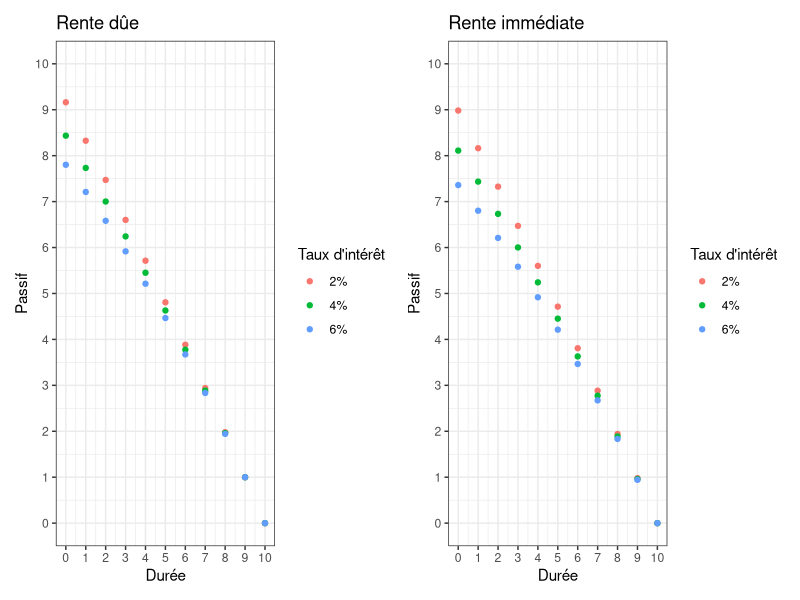
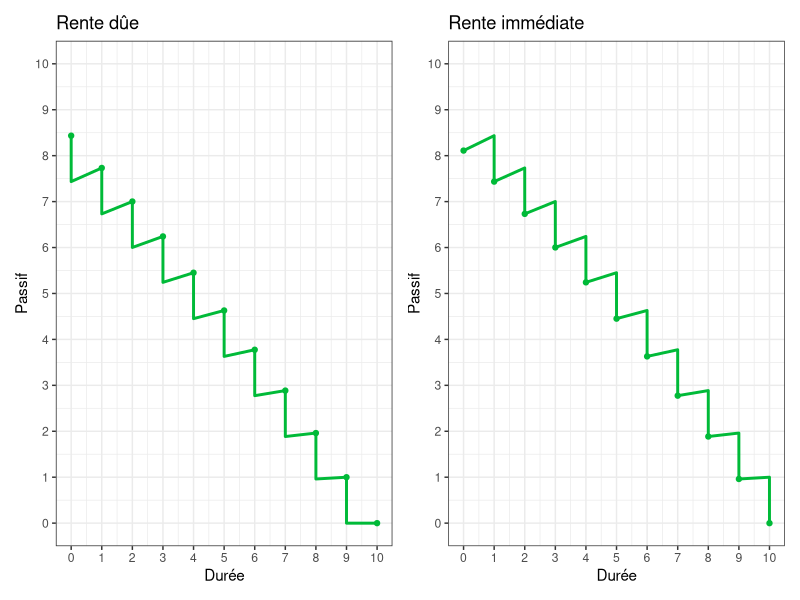
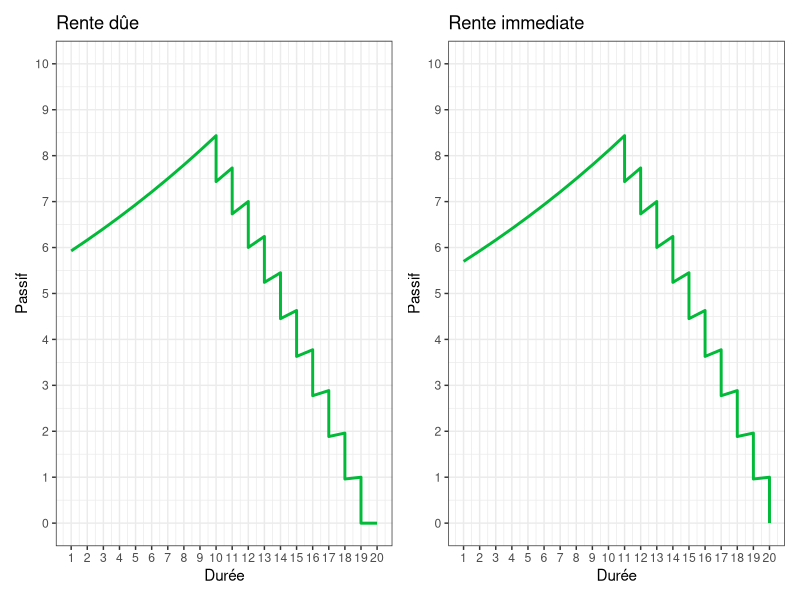
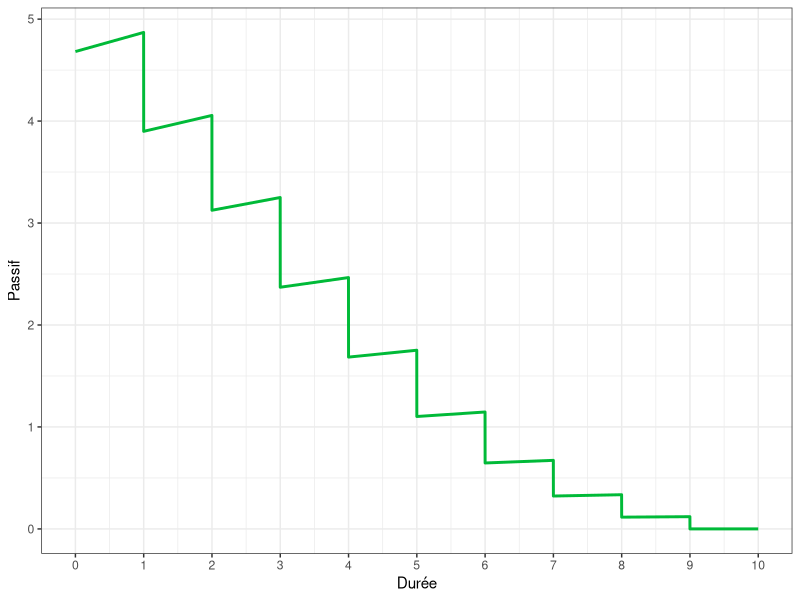
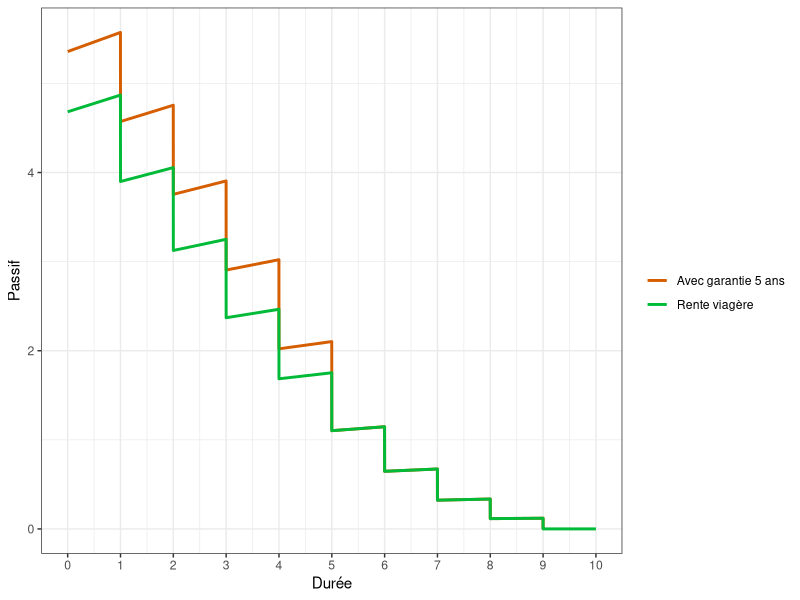
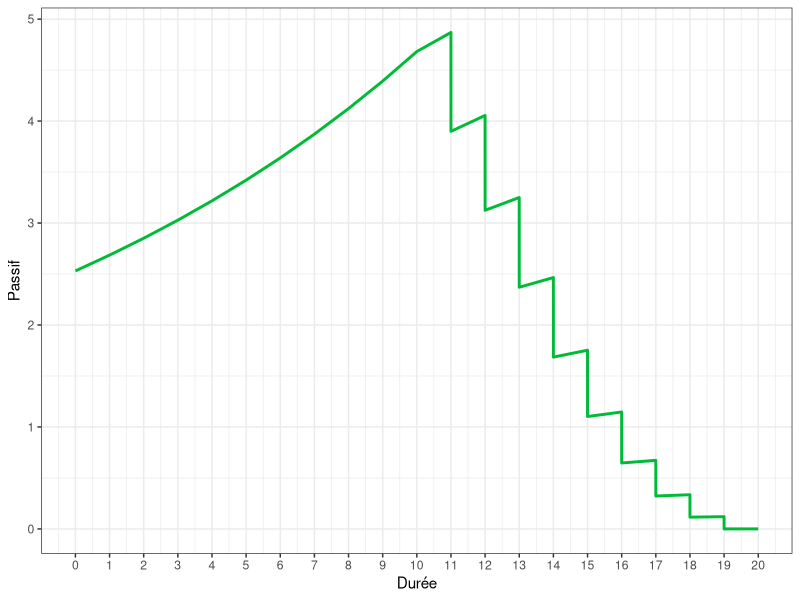
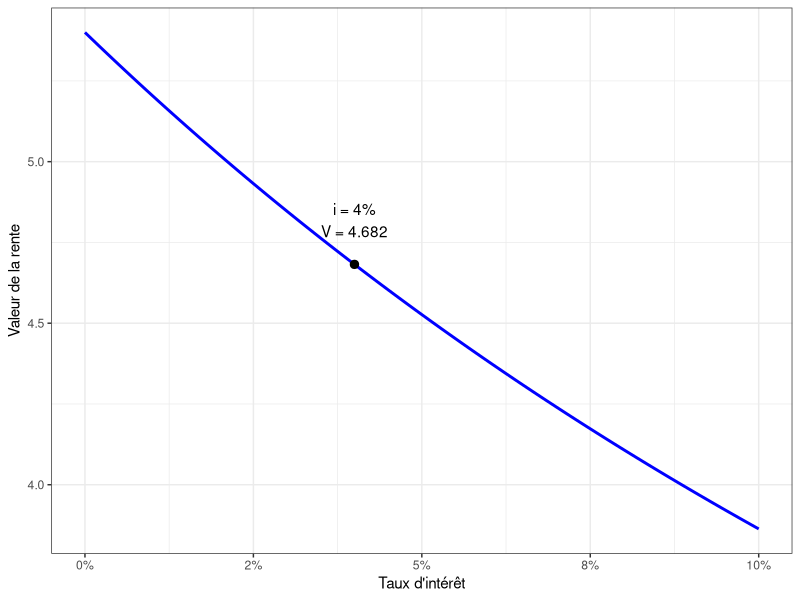

The R source for these figures, in order:
## ---- chunk 1
#| code-fold: true
#| echo: false
#| message: false
#| warning: false
#| fig-height: 4.8
#| fig-width: 11
#| fig-align: center

library(dplyr)
library(tidyr)
library(kableExtra)
library(tibble)

n <- 9

df <- tibble(
  duree_num = 0:n,
  duree = as.character(0:n)
)

# Taux d'actualisation
v2 <- 1 / 1.02
v4 <- 1 / 1.04
v6 <- 1 / 1.06

# ------------------------------------------------------------
# Tableau des rentes dues
# ------------------------------------------------------------
df_due <- df %>%
  mutate(
    vt_2 = v2^duree_num,
    rente_2 = v2^duree_num,
    vt_4 = v4^duree_num,
    rente_4 = v4^duree_num,
    vt_6 = v6^duree_num,
    rente_6 = v6^duree_num
  )

tot_due <- tibble(
  duree_num = NA,
  duree = "Total",
  vt_2 = NA,
  rente_2 = sum(v2^(0:n)),
  vt_4 = NA,
  rente_4 = sum(v4^(0:n)),
  vt_6 = NA,
  rente_6 = sum(v6^(0:n))
)

tab_due <- bind_rows(df_due, tot_due) %>%
  select(-duree_num) %>%
  mutate(across(-duree, ~ round(.x, 6))) %>%
  mutate(across(-duree, ~ replace_na(as.character(.x), "")))

tab_due %>%
  kbl(
    align = "c",
    col.names = c(
      "Temps (t)",
      "v<sup>t</sup>", "Rente due",
      "v<sup>t</sup>", "Rente due",
      "v<sup>t</sup>", "Rente due"
    ),
    escape = FALSE
  ) %>%
  add_header_above(
    c(
      " " = 1,
      "2%" = 2,
      "4%" = 2,
      "6%" = 2
    ),
    escape = FALSE
  ) %>%
  kable_styling(
    bootstrap_options = c("striped", "hover", "condensed"),
    full_width = FALSE,
    position = "center"
  )
## ---- chunk 2
#| code-fold: true
#| echo: false
#| message: false
#| warning: false
#| fig-height: 4.8
#| fig-width: 11
#| fig-align: center

# ------------------------------------------------------------
# Tableau des rentes immédiates
# ------------------------------------------------------------
df_imm <- df %>%
  mutate(
    vt_2 = v2^(duree_num + 1),
    rente_2 = v2^(duree_num + 1),
    vt_4 = v4^(duree_num + 1),
    rente_4 = v4^(duree_num + 1),
    vt_6 = v6^(duree_num + 1),
    rente_6 = v6^(duree_num + 1)
  )

tot_imm <- tibble(
  duree_num = NA,
  duree = "Total",
  vt_2 = NA,
  rente_2 = sum(v2^(1:(n + 1))),
  vt_4 = NA,
  rente_4 = sum(v4^(1:(n + 1))),
  vt_6 = NA,
  rente_6 = sum(v6^(1:(n + 1)))
)

tab_imm <- bind_rows(df_imm, tot_imm) %>%
  select(-duree_num) %>%
  mutate(across(-duree, ~ round(.x, 6))) %>%
  mutate(across(-duree, ~ replace_na(as.character(.x), "")))

tab_imm %>%
  kbl(
    align = "c",
    col.names = c(
      "Temps (t)",
      "v<sup>t+1</sup>", "Rente immédiate",
      "v<sup>t+1</sup>", "Rente immédiate",
      "v<sup>t+1</sup>", "Rente immédiate"
    ),
    escape = FALSE
  ) %>%
  add_header_above(
    c(
      " " = 1,
      "2%" = 2,
      "4%" = 2,
      "6%" = 2
    ),
    escape = FALSE
  ) %>%
  kable_styling(
    bootstrap_options = c("striped", "hover", "condensed"),
    full_width = FALSE,
    position = "center"
  )


## ---- chunk 3
#| code-fold: true
#| echo: false
#| message: false
#| warning: false
#| fig-height: 4
#| fig-width: 14
#| fig-align: center

library(dplyr)
library(tidyr)
library(ggplot2)

n <- 10

v2 <- 1 / 1.02
v4 <- 1 / 1.04
v6 <- 1 / 1.06

df_passif0 <- tibble(
  t = 0:n
) %>%
  mutate(
    due_2 = sapply(t, function(t) {
      k <- n - t
      if (k <= 0) return(0)
      sum(v2^(0:(k - 1)))
    }),
    due_4 = sapply(t, function(t) {
      k <- n - t
      if (k <= 0) return(0)
      sum(v4^(0:(k - 1)))
    }),
    due_6 = sapply(t, function(t) {
      k <- n - t
      if (k <= 0) return(0)
      sum(v6^(0:(k - 1)))
    })
  )

df_passif_long <- df_passif0 %>%
  pivot_longer(
    cols = -t,
    names_to = "taux",
    values_to = "passif"
  ) %>%
  mutate(
    taux = recode(
      taux,
      due_2 = "2%",
      due_4 = "4%",
      due_6 = "6%"
    )
  )

p1 <- ggplot(df_passif_long, aes(x = t, y = passif, color = taux)) +
 # geom_line() +
  geom_point() +
  scale_x_continuous(breaks = 0:n) +
  scale_y_continuous(limits = c(0, 10), breaks = seq(0, 10, 1)) +
  labs(
    x = "Durée",
    y = "Passif",
    color = "Taux d'intérêt",
    title = "Rente dûe"
  ) +
  theme_bw()

###

library(dplyr)
library(tidyr)
library(ggplot2)

n <- 10

v2 <- 1 / 1.02
v4 <- 1 / 1.04
v6 <- 1 / 1.06

df_passif <- tibble(
  t = 0:n
) %>%
  mutate(
    imm_2 = sapply(t, function(t) {
      k <- n - t
      if (k <= 0) return(0)
      sum(v2^(1:k))
    }),
    imm_4 = sapply(t, function(t) {
      k <- n - t
      if (k <= 0) return(0)
      sum(v4^(1:k))
    }),
    imm_6 = sapply(t, function(t) {
      k <- n - t
      if (k <= 0) return(0)
      sum(v6^(1:k))
    })
  )

df_passif_long <- df_passif %>%
  pivot_longer(
    cols = -t,
    names_to = "taux",
    values_to = "passif"
  ) %>%
  mutate(
    taux = recode(
      taux,
      imm_2 = "2%",
      imm_4 = "4%",
      imm_6 = "6%"
    )
  )

p2 <- ggplot(df_passif_long, aes(x = t, y = passif, color = taux)) +
 # geom_line() +
  geom_point() +
  scale_x_continuous(breaks = 0:n) +
  scale_y_continuous(limits = c(0, 10), breaks = seq(0, 10, 1)) +
  labs(
    x = "Durée",
    y = "Passif",
    color = "Taux d'intérêt",
    title = "Rente immédiate"
  ) +
  theme_bw()


library(patchwork)

p1 | p2
## ---- chunk 4
#| code-fold: true
#| echo: false
#| message: false
#| warning: false
#| fig-height: 4
#| fig-width: 14
#| fig-align: center

df_passif1 <- df_passif0 %>%
  select(t, due_4) %>%
  mutate(t = t + 0.9999) %>%
  mutate(t=t-1)

df_passif2 <- df_passif0 %>%
  #filter(t != 10-1) %>%
  select(t, due_4) %>%
  mutate(due_4 = due_4 - 1,
          t = t + 1) %>%
  mutate(t=t-1)

df_passif3 <- rbind(df_passif1, df_passif2) %>%
  arrange(t) 

p3 <- ggplot() +
  geom_line(data=df_passif3, aes(x = t, y = due_4), color="#00BA38", linewidth = 1) +
  geom_point(data=df_passif1, aes(x = t, y = due_4),  color="#00BA38") +
  scale_x_continuous(breaks = 0:n) +
  scale_y_continuous(limits = c(0, 10), breaks = seq(0, 10, 1)) +
  labs(
    x = "Durée",
    y = "Passif",
    title = "Rente dûe"
  ) +
  theme_bw()

###

df_passif1b <- df_passif %>%
  select(t, imm_4) %>%
  mutate(t = t + 0.9999) %>%
  mutate(t = t-1)

df_passif2b <- df_passif1b %>%
  filter(t!=0.9999-1) %>%
  mutate(t = t -0.0009, 
         imm_4 = imm_4 +1)

df_passif3b <- rbind(df_passif1b, df_passif2b) %>%
  arrange(t) 

p4 <- ggplot() +
  geom_line(data=df_passif3b, aes(x = t, y = imm_4), color="#00BA38", linewidth = 1) +
  geom_point(data=df_passif1b, aes(x = t, y = imm_4),  color="#00BA38") +
  scale_x_continuous(breaks = 0:n) +
  scale_y_continuous(limits = c(0, 10), breaks = seq(0, 10, 1)) +
  labs(
    x = "Durée",
    y = "Passif",
    title = "Rente immédiate"
  ) +
  theme_bw()

library(patchwork)

p3 | p4

## ---- chunk 5
#| code-fold: true
#| echo: false
#| message: false
#| warning: false
#| fig-height: 4
#| fig-width: 14
#| fig-align: center

library(dplyr)

t <- 1:10

df1 <- tibble(
  t = t,
  due_4 = 5.698608 * (1.04)^t
)

df_passif1 <- df_passif1 %>% mutate(t = t+10)
df_passif3 <- df_passif3 %>% mutate(t = t+10)

df_passif3 <- rbind(df1, df_passif3)

p3 <- ggplot() +
  geom_line(data=df_passif3, aes(x = t, y = due_4), color="#00BA38", linewidth = 1) +
#  geom_point(data=df_passif1, aes(x = t, y = due_4),  color="#00BA38") +
  scale_x_continuous(breaks = 0:20) +
  scale_y_continuous(limits = c(0, 10), breaks = seq(0, 10, 1)) +
  labs(
    x = "Durée",
    y = "Passif",
    title = "Rente dûe"
  ) +
  theme_bw()

###


df2 <- tibble(
  t = t,
  imm_4 = 5.479431 * (1.04)^t
)

df_passif1b <- df_passif1b %>% mutate(t = t+10)
df_passif3b <- df_passif3b %>% mutate(t = t+10)

df_passif3b <- rbind(df2, df_passif3b)

p4 <- ggplot() +
  geom_line(data=df_passif3b, aes(x = t, y = imm_4), color="#00BA38", linewidth = 1) +
#  geom_point(data=df_passif1, aes(x = t, y = imm4_4),  color="#00BA38") +
  scale_x_continuous(breaks = 0:20) +
  scale_y_continuous(limits = c(0, 10), breaks = seq(0, 10, 1)) +
  labs(
    x = "Durée",
    y = "Passif",
    title = "Rente immediate"
  ) +
  theme_bw()

library(patchwork)

p3 | p4

## ---- chunk 6
#| code-fold: true
#| echo: false
#| message: false
#| warning: false
#| fig-height: 4.8
#| fig-width: 9
#| fig-align: center

library(dplyr)
library(tidyr)
library(tibble)
library(kableExtra)

n <- 9
i <- 0.04
v <- 1 / (1 + i)

px <- c(
  0.970000,
  0.930000,
  0.880000,
  0.780000,
  0.650000,
  0.500000,
  0.350000,
  0.220000,
  0.120000,
  0.000000
)

df <- tibble(
  t = 0:n,
  duree = as.character(0:n),
  survie = px,
  vt = v^(t + 1),
  rente_immediate = survie * vt
)

tot <- tibble(
  t = NA,
  duree = "Total",
  survie = NA,
  vt = NA,
  rente_immediate = sum(df$rente_immediate, na.rm = TRUE)
)

tab_rente_viagere <- bind_rows(df, tot) %>%
  select(duree, vt, survie, rente_immediate) %>%
  mutate(
    vt = ifelse(is.na(vt), NA, round(vt, 6)),
    survie = ifelse(is.na(survie), NA, round(survie, 6)),
    rente_immediate = ifelse(
      is.na(rente_immediate),
      NA,
      formatC(rente_immediate, format = "f", digits = 6)
    )
  ) %>%
  mutate(across(everything(), ~ replace_na(as.character(.x), "")))

tab_rente_viagere %>%
  kbl(
    align = "c",
    col.names = c(
      "Temps (t)",
      "v<sup>t+1</sup>",
      "<sub>t+1</sub>p<sub>x</sub>",
      "Rente immédiate"
    ),
    escape = FALSE
  ) %>%
  kable_styling(
    bootstrap_options = c("striped", "hover", "condensed"),
    full_width = FALSE,
    position = "center"
  )



## ---- chunk 7
#| code-fold: true
#| echo: false
#| message: false
#| warning: false
#| fig-height: 4.8
#| fig-width: 9
#| fig-align: center

library(dplyr)
library(tidyr)
library(tibble)
library(ggplot2)

n <- 9
i <- 0.04
v <- 1 / (1 + i)

px <- c(
  0.970000,
  0.930000,
  0.880000,
  0.780000,
  0.650000,
  0.500000,
  0.350000,
  0.220000,
  0.120000,
  0.000000
)

# ------------------------------------------------------------
# Valeur initiale de la rente viagère immédiate au temps 0
# ------------------------------------------------------------
df <- tibble(
  t = 1:n,
  survie = px[1:(n)],
  vt = v^(1:n),
  rente_immediate = survie * vt
)

value <- sum(df$rente_immediate)

# ------------------------------------------------------------
# Évolution du passif en valeur espérée depuis t = 0
# ------------------------------------------------------------
passif_apres <- numeric(n + 1)
passif_avant <- numeric(n + 1)

# temps 0 : passif initial
passif_apres[1] <- value
passif_avant[1] <- NA

for (k in 1:n) {
  # juste avant le paiement au temps k
  passif_avant[k + 1] <- passif_apres[k] * (1 + i)
  
  # juste après le paiement espéré au temps k
  passif_apres[k + 1] <- passif_avant[k + 1] - px[k]
}

df_passif <- tibble(
  t = 0:n,
  passif_apres = passif_apres,
  passif_avant = passif_avant
)

# ------------------------------------------------------------
# Préparation du graphique précis
# ------------------------------------------------------------
eps <- 0.001

# points entiers : juste après paiement
df_apres <- df_passif %>%
  transmute(
    temps = t,
    passif = passif_apres,
    etat = "Après paiement"
  )

# points juste avant paiement : t - eps
df_avant <- df_passif %>%
  filter(t >= 1) %>%
  transmute(
    temps = t - eps,
    passif = passif_avant,
    etat = "Avant paiement"
  )

df_precis <- bind_rows(
  df_apres,
  df_avant,
  tibble(
    temps = 10,
    passif = 0,
    etat = "avant"
  )
) %>%
  arrange(temps)

# ------------------------------------------------------------
# Graphique
# ------------------------------------------------------------
p <- ggplot() +
  geom_line(
    data = df_precis,
    aes(x = temps, y = passif),
    color = "#00BA38",
    linewidth = 1
  ) +
  scale_x_continuous(breaks = 0:10) +
  labs(
    x = "Durée",
    y = "Passif"
  ) +
  theme_bw()

p

## ---- chunk 8
#| code-fold: true
#| echo: false
#| message: false
#| warning: false

library(dplyr)
library(tidyr)
library(tibble)
library(kableExtra)

n <- 9
i <- 0.04
v <- 1 / (1 + i)
garantie <- 5

px <- c(
  0.970000,
  0.930000,
  0.880000,
  0.780000,
  0.650000,
  0.500000,
  0.350000,
  0.220000,
  0.120000,
  0.000000
)

df <- tibble(
  t = 0:n,
  duree = as.character(0:n),
  survie = px,
  vt = v^(t + 1),
  facteur_paiement = ifelse(t < garantie, 1, survie),
  rente_garantie = vt * facteur_paiement
)

tot <- tibble(
  t = NA,
  duree = "Total",
  survie = NA,
  vt = NA,
  facteur_paiement = NA,
  rente_garantie = sum(df$rente_garantie, na.rm = TRUE)
)

tab_rente_garantie <- bind_rows(df, tot) %>%
  select(duree, vt, survie, facteur_paiement, rente_garantie) %>%
  mutate(
    vt = ifelse(is.na(vt), NA, round(vt, 6)),
    survie = ifelse(is.na(survie), NA, round(survie, 6)),
    facteur_paiement = ifelse(is.na(facteur_paiement), NA, round(facteur_paiement, 6)),
    rente_garantie = ifelse(
      is.na(rente_garantie),
      NA,
      formatC(rente_garantie, format = "f", digits = 6)
    )
  ) %>%
  mutate(across(everything(), ~ replace_na(as.character(.x), "")))

tab_rente_garantie %>%
  kbl(
    align = "c",
    col.names = c(
      "Temps (t)",
      "v<sup>t+1</sup>",
      "<sub>t</sub>p<sub>x</sub>",
      "Facteur de paiement",
      "Rente avec garantie"
    ),
    escape = FALSE
  ) %>%
  kable_styling(
    bootstrap_options = c("striped", "hover", "condensed"),
    full_width = FALSE,
    position = "center"
  )
## ---- chunk 9
#| code-fold: true
#| echo: false
#| message: false
#| warning: false
#| fig-height: 4.8
#| fig-width: 9
#| fig-align: center

library(dplyr)
library(tidyr)
library(tibble)
library(ggplot2)

n <- 9
i <- 0.04
v <- 1 / (1 + i)
garantie <- 5

px <- c(
  0.970000,
  0.930000,
  0.880000,
  0.780000,
  0.650000,
  0.500000,
  0.350000,
  0.220000,
  0.120000,
  0.000000
)

# ------------------------------------------------------------
# Fonction générale pour construire le passif
# ------------------------------------------------------------
compute_passif <- function(px, i, garantie = 0) {
  
  n <- length(px) - 1
  v <- 1 / (1 + i)
  
  # valeur initiale
  value <- sum(
    sapply(1:n, function(t) {
      if (t <= garantie) {
        v^t
      } else {
        v^t * px[t]
      }
    })
  )
  
  passif_apres <- numeric(n + 1)
  passif_avant <- numeric(n + 1)
  
  passif_apres[1] <- value
  passif_avant[1] <- NA
  
  for (k in 1:n) {
    
    passif_avant[k + 1] <- passif_apres[k] * (1 + i)
    
    paiement <- ifelse(k <= garantie, 1, px[k])
    
    passif_apres[k + 1] <- passif_avant[k + 1] - paiement
  }
  
  tibble(
    t = 0:n,
    passif_apres = passif_apres,
    passif_avant = passif_avant
  )
}

# ------------------------------------------------------------
# Données
# ------------------------------------------------------------
df_viager <- compute_passif(px, i, garantie = 0) %>%
  mutate(type = "Rente viagère")

df_garantie <- compute_passif(px, i, garantie = garantie) %>%
  mutate(type = "Avec garantie 5 ans")

df_all <- bind_rows(df_viager, df_garantie)

# ------------------------------------------------------------
# Format "précis"
# ------------------------------------------------------------
eps <- 0.001

df_apres <- df_all %>%
  transmute(
    temps = t,
    passif = passif_apres,
    type
  )

df_avant <- df_all %>%
  filter(t >= 1) %>%
  transmute(
    temps = t - eps,
    passif = passif_avant,
    type
  )

df_precis <- bind_rows(
  df_apres,
  df_avant,
  tibble(
    temps = 10,
    passif = 0,
    type = "Rente viagère"
  )
) %>%
  arrange(temps)

# ------------------------------------------------------------
# Graphique
# ------------------------------------------------------------
ggplot() +
  geom_line(
    data = df_precis,
    aes(x = temps, y = passif, color = type),
    linewidth = 1
  ) +
  scale_color_manual(
    values = c(
      "Rente viagère" = "#00BA38",
      "Avec garantie 5 ans" = "#D55E00"
    )
  ) +
  scale_x_continuous(breaks = 0:10) +
  labs(
    x = "Durée",
    y = "Passif",
    color = ""
  ) +
  theme_bw()

## ---- chunk 10
#| code-fold: true
#| echo: false
#| message: false
#| warning: false
#| fig-height: 4.8
#| fig-width: 9
#| fig-align: center


library(dplyr)
library(tidyr)
library(tibble)
library(ggplot2)

# ------------------------------------------------------------
# Paramètres
# ------------------------------------------------------------
n <- 9
defer <- 10
i <- 0.04
v <- 1 / (1 + i)

# Probabilité de survie jusqu'à 10 ans
p10 <- 0.80

px <- c(
  0.970000,
  0.930000,
  0.880000,
  0.780000,
  0.650000,
  0.500000,
  0.350000,
  0.220000,
  0.120000,
  0.000000
)

# ------------------------------------------------------------
# Valeur de la rente viagère immédiate au temps 10
# (conditionnellement au fait d'être vivant à t = 10)
# ------------------------------------------------------------
df <- tibble(
  t = 1:n,
  survie = px[1:(n)],
  vt = v^(1:n),
  rente_immediate = survie * vt
)

value_t10 <- sum(df$rente_immediate)  

# Prix aujourd'hui de la rente différée
price_t0 <- p10 * v^defer * value_t10

###

add <- tibble(
  temps = 0:10,
  survie_cum = 1 - 0.02 * (0:10),
  passif = price_t0 * (1 + i)^(0:10) / survie_cum,
  etat = "conditionnel si vivant"
)

###

# ------------------------------------------------------------
# Valeur initiale de la rente viagère immédiate au temps 0
# ------------------------------------------------------------
df <- tibble(
  t = 1:n,
  survie = px[1:(n)],
  vt = v^(1:n),
  rente_immediate = survie * vt
)

value <- sum(df$rente_immediate)

# ------------------------------------------------------------
# Évolution du passif en valeur espérée depuis t = 0
# ------------------------------------------------------------
passif_apres <- numeric(n + 1)
passif_avant <- numeric(n + 1)

# temps 0 : passif initial
passif_apres[1] <- value
passif_avant[1] <- NA

for (k in 1:n) {
  # juste avant le paiement au temps k
  passif_avant[k + 1] <- passif_apres[k] * (1 + i)
  
  # juste après le paiement espéré au temps k
  passif_apres[k + 1] <- passif_avant[k + 1] - px[k]
}

df_passif <- tibble(
  t = 0:n,
  passif_apres = passif_apres,
  passif_avant = passif_avant
)

# ------------------------------------------------------------
# Préparation du graphique précis
# ------------------------------------------------------------
eps <- 0.001

# points entiers : juste après paiement
df_apres <- df_passif %>%
  transmute(
    temps = t,
    passif = passif_apres,
    etat = "Après paiement"
  )

# points juste avant paiement : t - eps
df_avant <- df_passif %>%
  filter(t >= 1) %>%
  transmute(
    temps = t - eps,
    passif = passif_avant,
    etat = "Avant paiement"
  )

df_precis <- bind_rows(
  df_apres,
  df_avant,
  tibble(
    temps = 10,
    passif = 0,
    etat = "avant"
  )
) %>%
  arrange(temps)

df_precis$temps <- df_precis$temps + 10

df_precis <- bind_rows(df_precis, add)

# ------------------------------------------------------------
# Graphique
# ------------------------------------------------------------
p <- ggplot() +
  geom_line(
    data = df_precis,
    aes(x = temps, y = passif),
    color = "#00BA38",
    linewidth = 1
  ) +
  scale_x_continuous(breaks = 0:20) +
  labs(
    x = "Durée",
    y = "Passif"
  ) +
  theme_bw()

p



## ---- chunk 11
#| code-fold: true
#| echo: false
#| message: false
#| warning: false
#| fig-height: 4.8
#| fig-width: 9
#| fig-align: center

library(dplyr)
library(tidyr)
library(tibble)
library(ggplot2)
library(scales)

n <- 9

px <- c(
  0.970000,
  0.930000,
  0.880000,
  0.780000,
  0.650000,
  0.500000,
  0.350000,
  0.220000,
  0.120000,
  0.000000
)

df_i <- tibble(
  i = seq(0, 0.10, by = 0.001)
) %>%
  rowwise() %>%
  mutate(
    value = sum(px[1:n] * (1 / (1 + i))^(1:n))
  ) %>%
  ungroup()

point_4 <- df_i %>%
  filter(abs(i - 0.04) == min(abs(i - 0.04)))

p <- ggplot(df_i, aes(x = i, y = value)) +
  geom_line(linewidth = 1, color='blue') +
  geom_point(
    data = point_4,
    size = 2.5
  ) +
  geom_text(
    data = point_4,
    aes(label = paste0("i = ", percent(i, accuracy = 1), "\nV = ", round(value, 3))),
    vjust = -0.8
  ) +
  scale_x_continuous(
    labels = label_percent(accuracy = 1)
  ) +
  labs(
    x = "Taux d'intérêt",
    y = "Valeur de la rente"
  ) +
  theme_bw()

p
